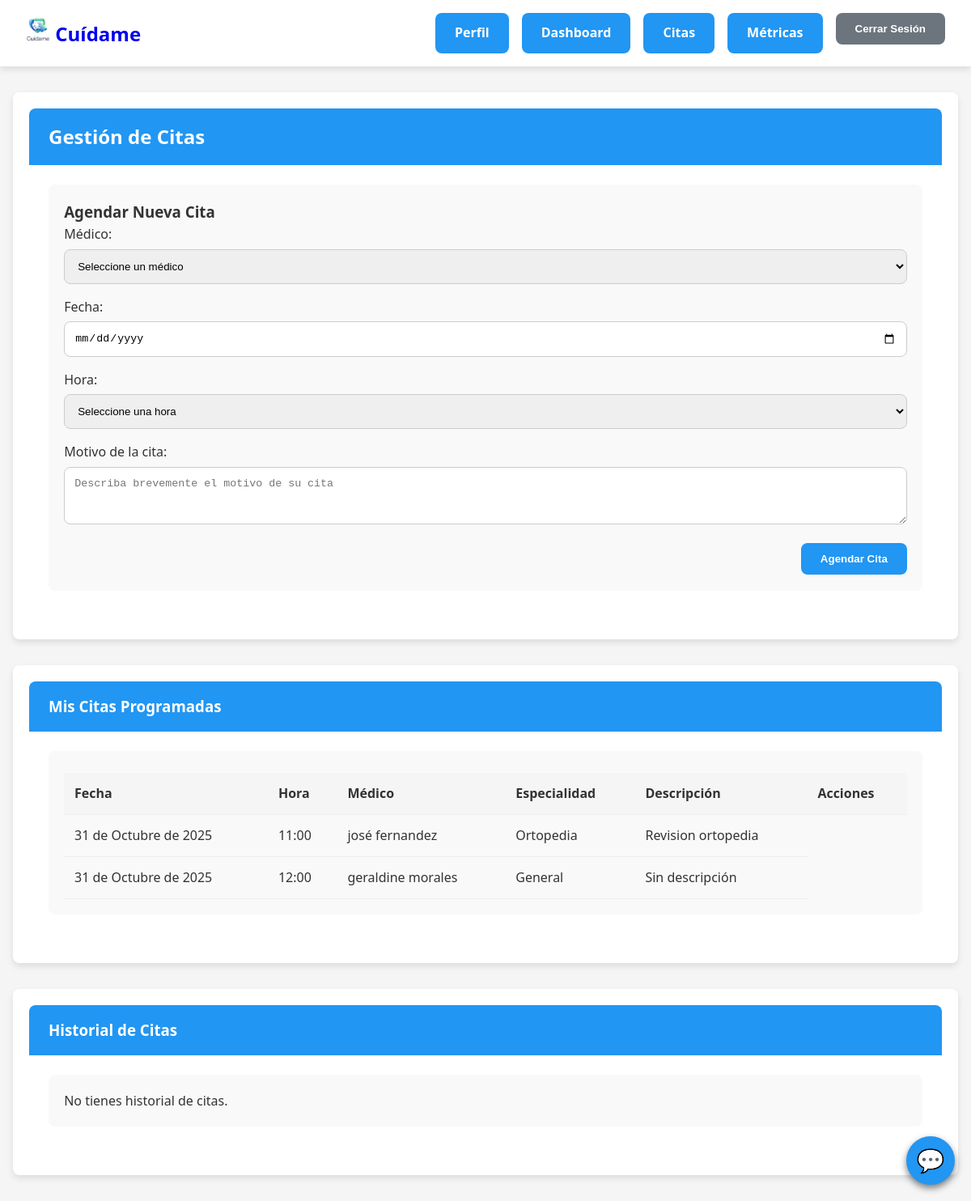
Page /dashboard/paciente/citas/ (signed in) on the earlier database version.
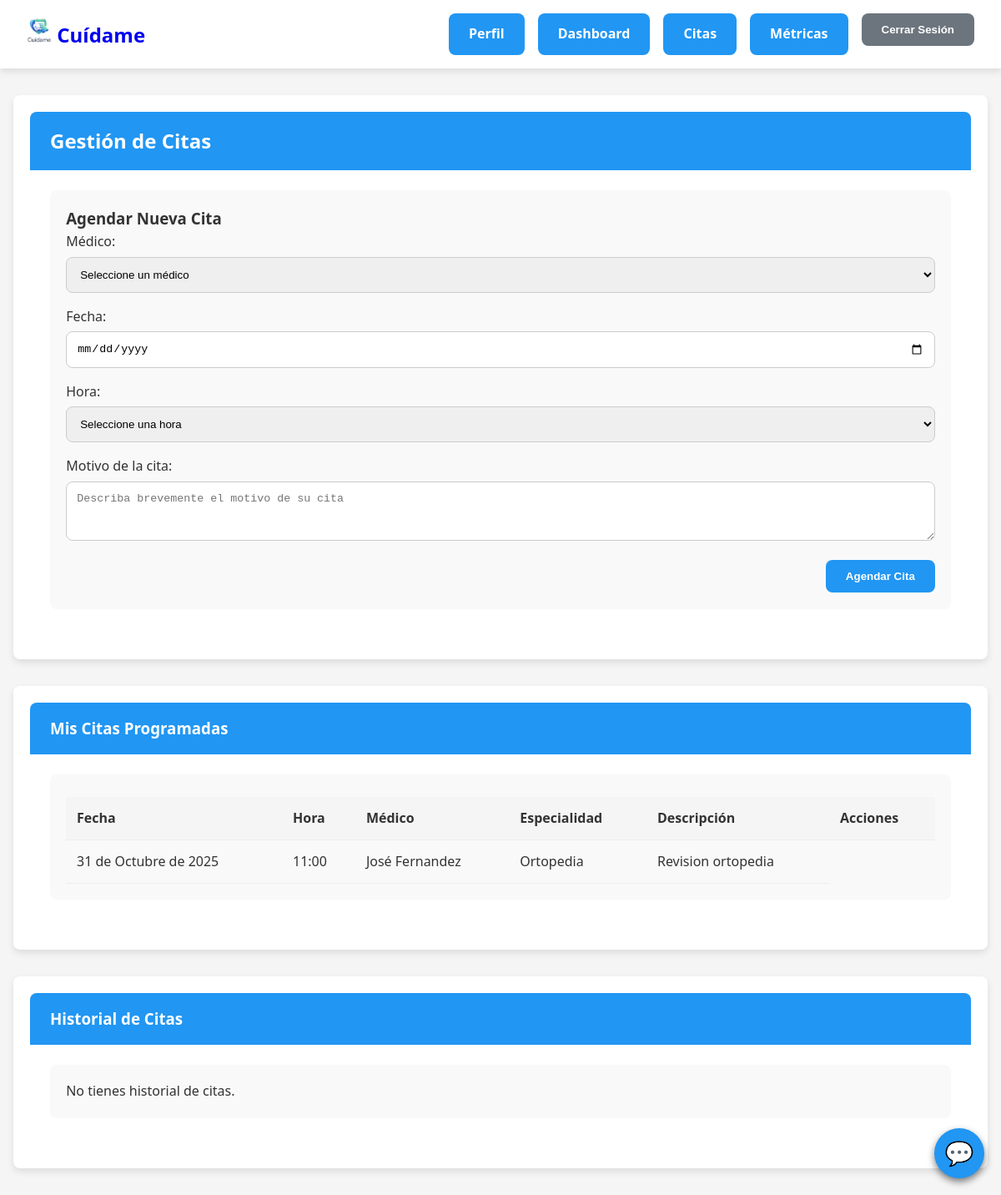
Same page on the later database version.
### main/models.py (models this page shows, shortened)
class Cita(models.Model):
    medico = models.ForeignKey(Medico, on_delete=models.CASCADE)
    paciente = models.ForeignKey(Paciente, on_delete=models.CASCADE)
    fecha = models.DateField()
    hora = models.TimeField()
    description = models.TextField(blank=True, null=True)

class Medico(models.Model):
    SPECIALIZATION_CHOICES = [
        ('Dermatología', 'Dermatólogo'),
        ('Neurocirugía', 'Neurocirujano'),
        ('Ortopedia', 'Ortopedista'),
        ('General', 'Médico General'),
    ]
    user = models.OneToOneField(User, on_delete=models.CASCADE)
    especializacion = models.CharField(choices=SPECIALIZATION_CHOICES, default="General")

class User(AbstractUser):
    id_number = models.CharField(max_length=20, unique=True)
    phone_number = models.CharField(max_length=15, blank=True, null=True)
    address = models.CharField(max_length=255, blank=True, null=True)
    birth_date = models.DateField(blank=True, null=True)
    def is_paciente(self):
        return hasattr(self, 'paciente')

### main/views.py (the view, shortened to what this page needs)
# urls.py: path('dashboard/paciente/citas/', paciente_citas, name='paciente_citas'),
@login_required
def paciente_citas(request):
    paciente = request.user.paciente
    citas = Cita.objects.filter(paciente=paciente).order_by('fecha', 'hora')
    medicos = Medico.objects.all()
    context = {
        'citas': citas,
        'medicos': medicos
    }
    return render(request, 'main/paciente_citas.html', context)

### main/templates/main/paciente_citas.html (shortened to what this page needs)
{% extends 'base.html' %}
{% load static %}
{% block extra_css %}
<link rel="stylesheet" href="{% static 'css/dashboard_pacientes.css' %}">
{% endblock %}
{% block content %}
<div class="dashboard-container">
    <section class="dashboard-section">
        <div class="section-header">
            <h2>Gestión de Citas</h2>
        </div>
        <div class="section-content">
            <div class="info-card">
                <h3>Agendar Nueva Cita</h3>
                <form method="post" action="{% url 'paciente_citas' %}" class="form-cita">
                    <div class="form-group">
                        <label for="medico">Médico:</label>
                        <select id="medico" name="medico" required>
                            <option value="">Seleccione un médico</option>
                        </select>
                    </div>
                    <div class="form-group">
                        <label for="fecha">Fecha:</label>
                        <input type="date" id="fecha" name="fecha" required min="{{ today|date:'Y-m-d' }}">
                    </div>
                    <div class="form-group">
                        <label for="hora">Hora:</label>
                        <select id="hora" name="hora" required>
                            <option value="">Seleccione una hora</option>
                        </select>
                    </div>
                    <div class="form-group">
                        <label for="descripcion">Motivo de la cita:</label>
                        <textarea id="descripcion" name="descripcion" rows="3" placeholder="Describa brevemente el motivo de su cita"></textarea>
                    </div>
                    <div class="action-buttons">
                        <button type="submit" class="btn-primary">Agendar Cita</button>
                    </div>
                </form>
            </div>
        </div>
    </section>
    <section class="dashboard-section">
        <div class="section-header">
            <h3>Mis Citas Programadas</h3>
        </div>
        <div class="section-content">
            <div class="info-card">
                {% if citas %}
                    <table class="citas-table">
                        <thead>
                            <tr>
                                <th>Fecha</th>
                                <th>Hora</th>
                                <th>Médico</th>
                                <th>Especialidad</th>
                                <th>Descripción</th>
                                <th>Acciones</th>
                            </tr>
                        </thead>
                        <tbody>
                            {% for cita in citas %}
                            <tr>
                                <td>{{ cita.fecha }}</td>
                                <td>{{ cita.hora }}</td>
                                <td>{{ cita.medico.user.first_name }} {{ cita.medico.user.last_name }}</td>
                                <td>{{ cita.medico.especializacion }}</td>
                                <td>{{ cita.description|default:"Sin descripción" }}</td>
                            </tr>
                            {% endfor %}
                        </tbody>
                    </table>
                {% else %}
                    <p>No tienes citas programadas.</p>
                {% endif %}
            </div>
        </div>
    </section>
    <section class="dashboard-section">
        <div class="section-header">
            <h3>Historial de Citas</h3>
        </div>
        <div class="section-content">
            <div class="info-card">
                {% if historial_citas %}
                    <table class="citas-table">
                        <thead>
                            <tr>
                                <th>Fecha</th>
                                <th>Hora</th>
                                <th>Médico</th>
                                <th>Especialidad</th>
                                <th>Descripción</th>
                                <th>Estado</th>
                            </tr>
                        </thead>
                        <tbody>
                            {% for cita in historial_citas %}
                            <tr>
                                <td>{{ cita.fecha }}</td>
                                <td>{{ cita.hora }}</td>
                                <td>{{ cita.medico.user.first_name }} {{ cita.medico.user.last_name }}</td>
                                <td>{{ cita.medico.especialidad }}</td>
                                <td>{{ cita.descripcion|default:"Sin descripción" }}</td>
                                <td>{{ cita.get_estado_display }}</td>
                            </tr>
                            {% endfor %}
                        </tbody>
                    </table>
                {% else %}
                    <p>No tienes historial de citas.</p>
                {% endif %}
            </div>
        </div>
    </section>
</div>
{% endblock %}

### main/templates/base.html (shortened to what this page needs)
{% load static %}
<!DOCTYPE html>
<html lang="en">
<head>
    <link rel="stylesheet" href="{% static 'css/style.css' %}">
    <link rel="stylesheet" href="{% static 'css/responsive.css' %}">
    {% block extra_css %}{% endblock %}
</head>
<body>
    <header class="main-header">
        <div class="logo-title">
            <a href="{% url 'home' %}" style="text-decoration: none;"><img src="{% static 'images/logo.png' %}" class="logo" alt="Logo Cuídame">
            <span>Cuídame</span></a>
        </div>
        <nav class="main-nav">
            {% if user.is_authenticated and user.is_paciente %}
                <a href="{% url 'paciente_perfil' %}" class="btn-primary" style="text-decoration: none;">Perfil</a>
                <a href="{% url 'dashboard_paciente' %}" class="btn-primary" style="text-decoration: none;">Dashboard</a>
                <a href="{% url 'paciente_citas' %}" class="btn-primary" style="text-decoration: none;">Citas</a>
                <a href="{% url 'paciente_metricas' %}" class="btn-primary" style="text-decoration: none;">Métricas</a>
                <form action="{% url 'logout' %}" method="post">
                <button type="submit" class="btn-secondary">Cerrar Sesión</button>
                </form>
            {% else %}
                <button id="loginBtn" class="btn-secondary">Iniciar Sesión</button>
                <button id="registerBtn" class="btn-primary">Registrarse</button>
            {% endif %}
        </nav>
    </header>
    {% block content %}{% endblock %}
    <footer>
        <button id="chatbot-btn">💬</button>
    </footer>
</body>
</html>

### static/css/style.css (style rules this page uses)
:root { --primary-color: #2196F3; --secondary-color: #FF4081; --accent-color: #4CAF50; --background-color: #f5f5f5; --text-color: #333; --border-radius: 8px; --card-shadow: 0 4px 8px rgba(0,0,0,0.1); }
* { margin: 0; padding: 0; box-sizing: border-box; }
body { font-family: 'Segoe UI', Tahoma, Geneva, Verdana, sans-serif; background-color: var(--background-color); color: var(--text-color); line-height: 1.6; min-height: 100vh; }
.main-header { display: flex; justify-content: space-between; align-items: center; padding: 1rem 2rem; background-color: white; box-shadow: var(--card-shadow); z-index: 500; }
.logo-title { display: flex; align-items: center; gap: 10px; font-size: 1.5rem; font-weight: bold; color: var(--primary-color); }
.logo { width: 30px; height: 30px; }
.main-nav { display: flex; gap: 1rem; }
button, .btn-primary, .btn-secondary, .btn-accent { padding: 0.75rem 1.5rem; border: none; border-radius: var(--border-radius); cursor: pointer; font-weight: bold; transition: background-color 0.2s; }
.btn-primary { background-color: var(--primary-color); color: white; }
.btn-secondary { background-color: #6c757d; color: white; }
input[type="text"], input[type="email"], input[type="password"], input[type="number"], input[type="date"], input[type="datetime-local"], select, textarea { width: 100%; padding: 0.75rem; margin-top: 5px; border: 1px solid #ccc; border-radius: var(--border-radius); }
.form-group { margin-bottom: 1rem; }
.dashboard-container { max-width: 1200px; margin: 20px auto; padding: 0 20px; }
section { background-color: white; padding: 20px; border-radius: var(--border-radius); box-shadow: 0 1px 3px rgba(0,0,0,0.1); margin-bottom: 20px; }
#chatbot-btn { position: fixed; bottom: 20px; right: 20px; width: 60px; height: 60px; border-radius: 50%; background: var(--primary-color); color: white; font-size: 28px; border: none; cursor: pointer; box-shadow: 0 4px 8px rgba(0,0,0,0.5); z-index: 1000; display: flex; justify-content: center; align-items: center; }
.main-nav a { text-decoration: none; }

### static/css/dashboard_pacientes.css (style rules this page uses)
.dashboard-container { max-width: 1200px; margin: 2rem auto; padding: 0 1rem; }
.dashboard-section { background-color: white; border-radius: var(--border-radius); box-shadow: var(--card-shadow); margin-bottom: 2rem; overflow: hidden; }
.section-header { background-color: var(--primary-color); color: white; padding: 1rem 1.5rem; border-top-left-radius: var(--border-radius); border-top-right-radius: var(--border-radius); }
.section-header h2, .section-header h3 { margin: 0; font-weight: 600; }
.section-content { padding: 1.5rem; }
.info-card { background-color: #f9f9f9; border-radius: var(--border-radius); padding: 1.2rem; margin-bottom: 1rem; }
.citas-table { width: 100%; border-collapse: collapse; margin-top: 0.5rem; justify-content: center; }
.citas-table th, .citas-table td { padding: 0.8rem; text-align: left; border-bottom: 1px solid #eee; }
.citas-table th { background-color: #f5f5f5; font-weight: 600; justify-content: center; }
.action-buttons { display: flex; justify-content: flex-end; margin-top: 1rem; }
.action-buttons a, .action-buttons button { margin-left: 0.5rem; }

Differences in the rows shown:
removed Cita: fecha "31 de Octubre de 2025", hora "12:00", medico.user.first_name "geraldine", medico.user.last_name "morales", medico.especializacion "General", description "Sin descripción"
changed through a linked row, Cita "Revision ortopedia": medico.user.first_name "josé" → "José"; medico.user.last_name "fernandez" → "Fernandez"
